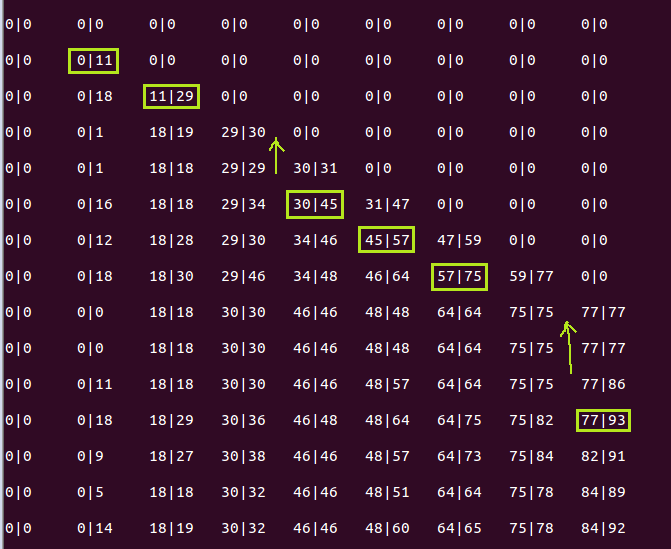
%> input picture PA/tema1/sample1-p2.png, 671 x 549 px
$ octave --eval "crop('../../PA/tema1/sample1-p2.png');"   (GNU Octave 9; MATLAB toolbox functions it lacks are replaced by stand-ins)
%> lines starting %> are read from the running program, lines starting %| are printed output that depends on the picture
% nume: Bojin
% prenume: Andrei Florian
% grupa/seria: 313 CA
function crop(imagine)
%> called with imagine = '../../PA/tema1/sample1-p2.png'
	IMG=imread(imagine);
%> IMG is the input picture: size 549x671x3 uint8; mean R, G, B 58.6, 23.2, 46.2
	[m, n]=size(IMG);
%> m = 549; n = 2013
	numefis=["out_crop_",imagine];
	IMG=IMG(round(m/4+1):round(3*m/4),round(n/4+1):round(3*n/4));
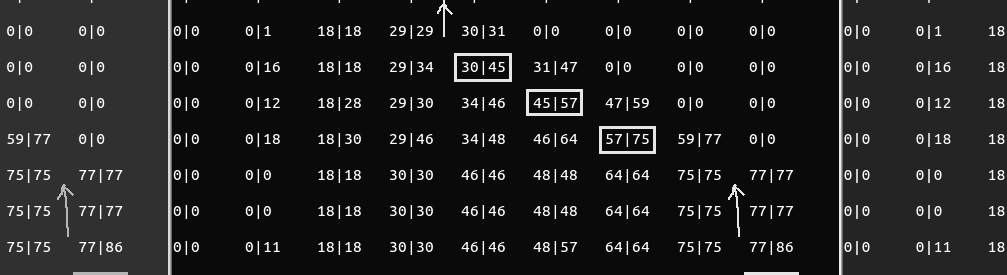
%> IMG: size 275x1007 uint8; min 10, max 255, mean 32.8
	IMG=IMG';
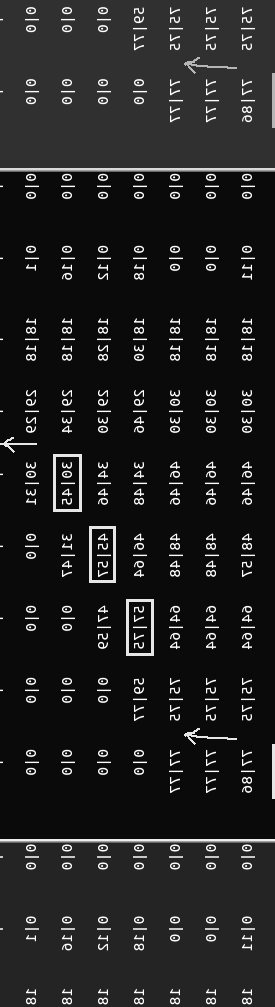
%> IMG: size 1007x275 uint8; min 10, max 255, mean 32.8; mean of the top-left, top-right, bottom-left and bottom-right quarters 34.6, 35.2, 30.1, 31.5
	out = fopen(numefis,'w');
	fprintf(out, "P2\n"); %%tipul fisierului
	fprintf(out, "%i %i\n", n/2, m/2);
	fprintf(out, "%i\n", 255); %%max = 255 = valoarea_maxima_din_matricea_rezultat
	fprintf(out,"%i\n", IMG);
	fclose(out);
end

$ run again, on PA/tema1/sample3-p2.png
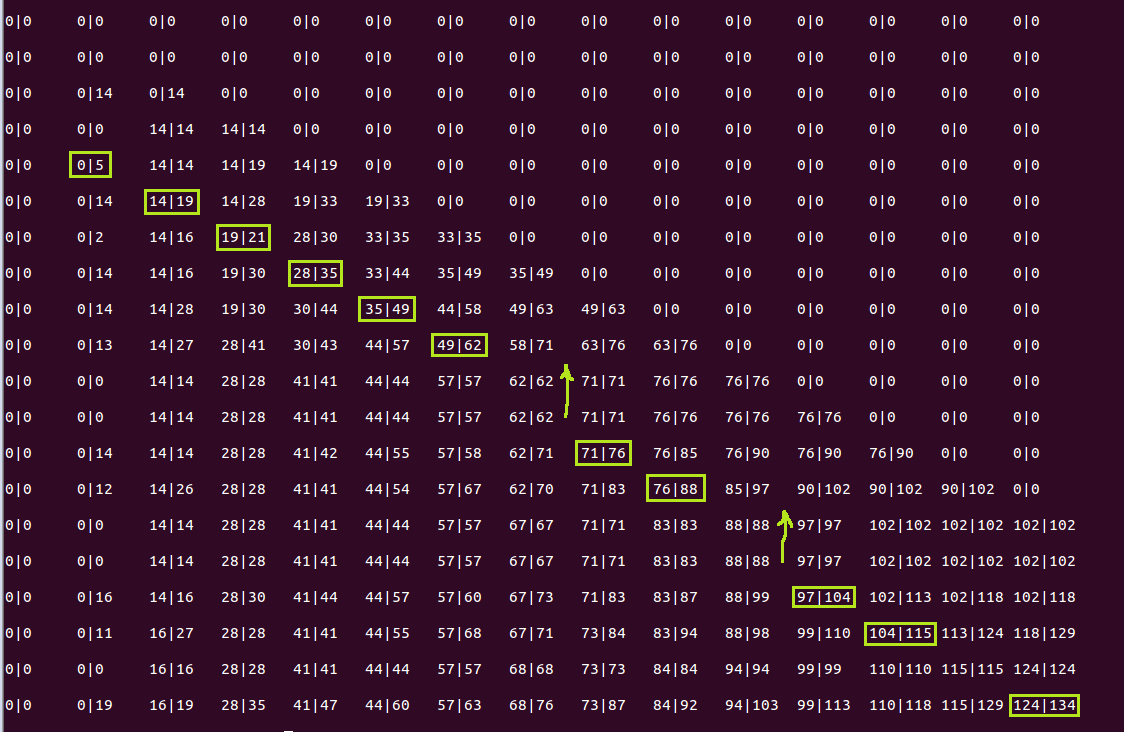
%> input picture PA/tema1/sample3-p2.png, 1124 x 732 px
%> in crop, IMG is the input picture: size 732x1124x3 uint8; mean R, G, B 58.3, 22.7, 46
%> in crop, `IMG=IMG(round(m/4+1):round(3*m/4),round(n/4+1):round(3*n/4));`:
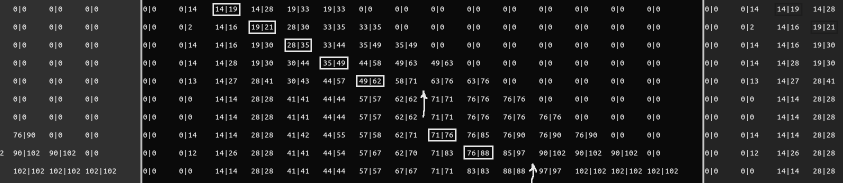
%> IMG: size 366x1686 uint8 (shown at 1/2 size); min 10, max 255, mean 32.5
%> in crop, `IMG=IMG';`:
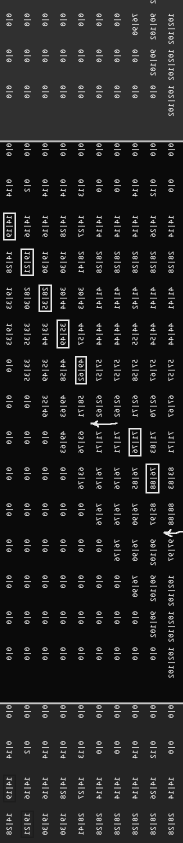
%> IMG: size 1686x366 uint8 (shown at 1/2 size); min 10, max 255, mean 32.5; mean of the top-left, top-right, bottom-left and bottom-right quarters 36.3, 33.9, 27.9, 31.9

$ run again, on PA/tema1/date.png
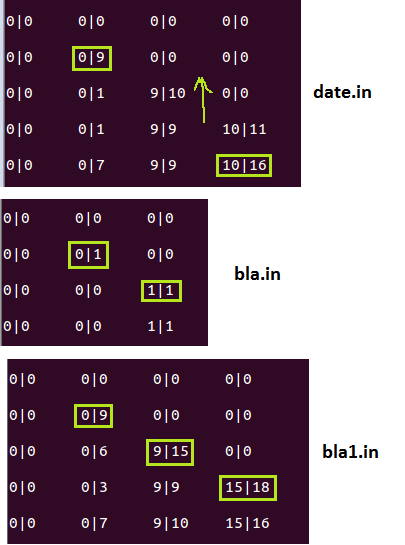
%> input picture PA/tema1/date.png, 405 x 545 px
%> in crop, IMG is the input picture: size 545x405x3 uint8; mean R, G, B 127.2, 104.8, 118
%> in crop, `IMG=IMG(round(m/4+1):round(3*m/4),round(n/4+1):round(3*n/4));`:
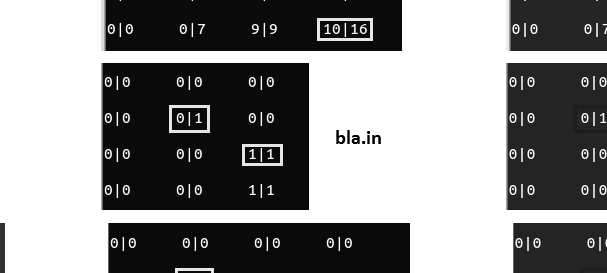
%> IMG: size 273x607 uint8; min 0, max 255, mean 138.2
%> in crop, `IMG=IMG';`:
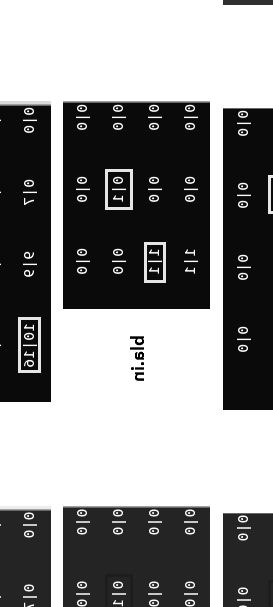
%> IMG: size 607x273 uint8; min 0, max 255, mean 138.2; mean of the top-left, top-right, bottom-left and bottom-right quarters 114.3, 115.6, 163, 159.5
